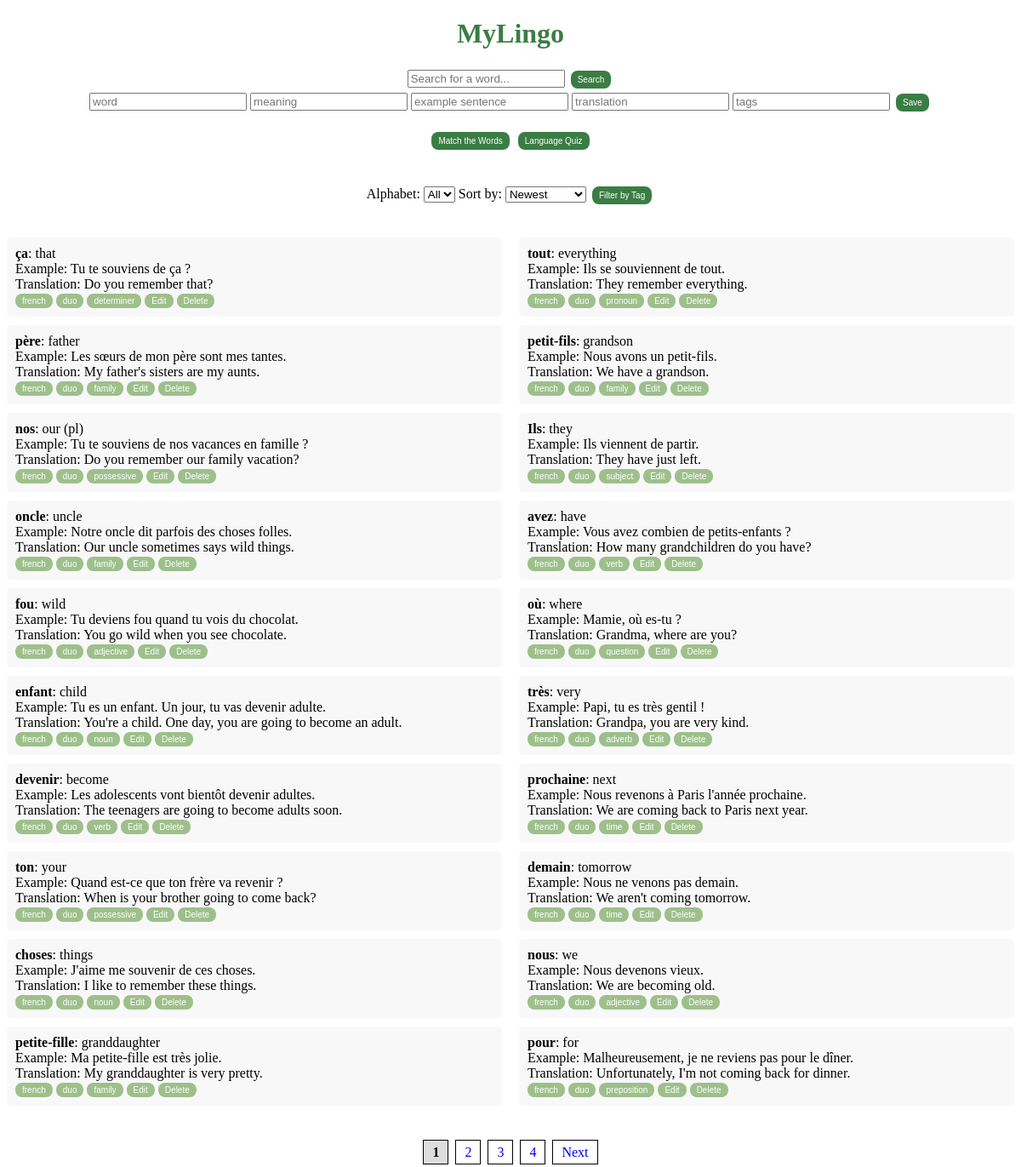
The page / on the database its author committed.
### tables this page shows
CREATE TABLE vocabulary (
                    id INTEGER PRIMARY KEY AUTOINCREMENT,
                    word TEXT NOT NULL,
                    meaning TEXT,
                    example TEXT,
                    translation TEXT,
                    tags TEXT);

### app.py (the view)
@app.route('/')
def index():
    db = get_db()
    cursor = db.cursor()
    selected_alphabet = request.args.get("alphabet", "")
    selected_tags = request.args.getlist("tags")
    selected_sort = request.args.get("sort", "newest")
    page = int(request.args.get("page", 1))  # Default to page 1
    words_per_page = 20  # Limit words per page
    query = "SELECT * FROM vocabulary"
    conditions = []
    if selected_alphabet:
        conditions.append(f"word LIKE '{selected_alphabet}%'")
    if selected_tags:
        tag_conditions = " AND ".join(f"tags LIKE '%{tag}%'" for tag in selected_tags)
        conditions.append(f"({tag_conditions})")
    if conditions:
        query += " WHERE " + " AND ".join(conditions)
    if selected_sort == "oldest":
        query += " ORDER BY id ASC"
    elif selected_sort == "alphabet":
        query += " ORDER BY word ASC"
    else:  # Default: newest
        query += " ORDER BY id DESC"
    cursor.execute(query)
    total_words = len(cursor.fetchall())
    offset = (page - 1) * words_per_page
    query += f" LIMIT {words_per_page} OFFSET {offset}"
    cursor.execute(query)
    words = cursor.fetchall()
    total_pages = math.ceil(total_words / words_per_page)
    cursor.execute("SELECT tags FROM vocabulary")
    all_tags = cursor.fetchall()
    tag_set = set()
    for row in all_tags:
        if row["tags"]:
            tag_list = [tag.strip() for tag in row["tags"].split(",") if tag.strip()]
            tag_set.update(tag_list)
    db.close()
    return render_template(
        'index.html',
        words=words,
        tags=sorted(tag_set),  # ✅ Ensure tag_set is defined
        selected_alphabet=selected_alphabet,
        selected_tags=selected_tags,
        selected_sort=selected_sort,
        page=page,  # ✅ Fixed missing comma
        total_pages=total_pages
    )

### app.py (called while the page is built)
def get_db():
    conn = sqlite3.connect("database.db")
    conn.row_factory = sqlite3.Row  # Enables dictionary-like access
    return conn

### templates/index.html (shortened to what this page needs)
<!DOCTYPE html>
<html>
<head>
    <link rel="stylesheet" href="{{ url_for('static', filename='style.css') }}">
</head>
<body>
    <h1><a href="{{ url_for('index') }}" style="text-decoration: none; color: inherit;">MyLingo</a></h1>
    <form action="/search" method="get">
        <input type="text" name="query" placeholder="Search for a word..." required>
        <button type="submit" class="main-btn">Search</button>
    </form>
    <form action="/add" method="post">
        <input type="text" name="word" placeholder="word">
        <input type="text" name="meaning" placeholder="meaning">
        <input type="text" name="example" placeholder="example sentence">
        <input type="text" name="translation" placeholder="translation">
        <input type="text" name="tags" placeholder="tags">
        <button type="submit" class="main-btn">Save</button>
    </form><br>
    <div class="center-container">
        <a href="{{ url_for('game') }}">
            <button class="main-btn">Match the Words</button></a>
        <a href="{{ url_for('quiz') }}">
            <button class="main-btn">Language Quiz</button>
        </a>
    </div>
    <form method="GET" action="/" style="margin-bottom: 20px;">
        <label for="alphabet-filter">Alphabet:</label>
        <select name="alphabet" id="alphabet-filter" onchange="this.form.submit()">
            <option value="">All</option>
        </select>
        <label for="sort-filter">Sort by:</label>
        <select name="sort" id="sort-filter" onchange="this.form.submit()">
            <option value="newest" {% if selected_sort == "newest" %}selected{% endif %}>Newest</option>
        </select>
        <button class="main-btn" id="filterButton" type="button">Filter by Tag</button>
    </form>
    <div class="word-container">
        <ul class="word-list">
            {% for word in words[:10] %}
                <li class="word-item">
                    <strong>{{ word["word"] }}</strong>: {{ word["meaning"] }}
                    <br> Example: {{ word["example"] }}
                    <br> Translation: {{ word["translation"] }}
                    <br>
                    {% if word['tags'] %}
                        {% for tag in word['tags'].split(',') %}
                            <a href="?page=1&tag={{ tag.strip() }}&alphabet={{ selected_alphabet }}&sort={{ selected_sort }}">
                                <button class="tag-btn tag tag.selected">{{ tag.strip() }}</button></a>
                        {% endfor %}
                    {% endif %}
                    <button onclick="toggleEdit('{{ word['id'] }}')" class="edit-btn">Edit</button>
                    <form action="/delete" method="post" style="display: inline;">
                        <button type="submit" onclick="return confirm('Are you sure?')" class="delete-btn">Delete</button>
                    </form>
                </li>
            {% endfor %}
        </ul>
        <ul class="word-list">
            {% for word in words[10:20] %}
                <li class="word-item">
                    <strong>{{ word["word"] }}</strong>: {{ word["meaning"] }}
                    <br> Example: {{ word["example"] }}
                    <br> Translation: {{ word["translation"] }}
                    <br>
                    {% if word['tags'] %}
                        {% for tag in word['tags'].split(',') %}
                            <a href="/filter?tag={{ tag.strip() }}">
                                <button class="tag-btn tag tag.selected">{{ tag.strip() }}</button></a>
                        {% endfor %}
                    {% endif %}
                    <button onclick="toggleEdit('{{ word['id'] }}')" class="edit-btn">Edit</button>
                    <form action="/delete" method="post" style="display: inline;">
                        <button type="submit" onclick="return confirm('Are you sure?')" class="delete-btn">Delete</button>
                    </form>
                </li>
            {% endfor %}
        </ul>
    </div>
    <div class="pagination">
        {% for p in range(1, total_pages + 1) %}
            {% if p == page %}
                <a class="active">{{ p }}</a>
            {% else %}
                <a href="?page={{ p }}&alphabet={{ selected_alphabet }}&tag={{ selected_tag }}&sort={{ selected_sort }}">{{ p }}</a>
            {% endif %}
        {% endfor %}
        {% if page < total_pages %}
            <a href="?page={{ page+1 }}&alphabet={{ selected_alphabet }}&tag={{ selected_tag }}&sort={{ selected_sort }}">Next</a>
        {% endif %}
    </div>
</body>
</html>

### static/style.css (style rules this page uses)
h1 { text-align: center; color: #3A7D44 }
button { color: white; border: none; padding: 5px 8px; cursor: pointer; font-size: 10px; border-radius: 8px; }
.main-btn { background-color: #3A7D44; margin: 3px; }
.tag,.tag-btn,.edit-btn,.delete-btn { background-color: #9DC08B; padding: 3px 8px; }
form { text-align: center; }
.center-container { justify-content: center; align-items: center; flex-direction: row; text-align: center; width: 100%; height: 8vh; }
.word-container { display: flex; justify-content: space-between; gap: 20px; }
.word-list { width: 50%; list-style-type: none; padding: 0; }
.word-item { background: #f8f8f8; padding: 10px; margin-bottom: 10px; border-radius: 5px; }
.pagination { text-align: center; margin-top: 20px; }
.pagination a { padding: 5px 10px; margin: 2px; border: 1px solid #000; text-decoration: none; }
.pagination .active { font-weight: bold; background: #ddd; }

### rows shown on the page
vocabulary: word "ça", meaning "that", example "Tu te souviens de ça ?", translation "Do you remember that?", strip "french" "duo" "determiner"
vocabulary: word "père", meaning "father", example "Les sœurs de mon père sont mes tantes.", translation "My father's sisters are my aunts.", strip "french" "duo" "family"
vocabulary: word "nos", meaning "our (pl)", example "Tu te souviens de nos vacances en famille ?", translation "Do you remember our family vacation?", strip "french" "duo" "possessive"
vocabulary: word "oncle", meaning "uncle", example "Notre oncle dit parfois des choses folles.", translation "Our uncle sometimes says wild things.", strip "french" "duo" "family"
vocabulary: word "fou", meaning "wild", example "Tu deviens fou quand tu vois du chocolat.", translation "You go wild when you see chocolate.", strip "french" "duo" "adjective"
vocabulary: word "enfant", meaning "child", example "Tu es un enfant. Un jour, tu vas devenir adulte.", translation "You're a child. One day, you are going to become an adult.", strip "french" "duo" "noun"
vocabulary: word "devenir", meaning "become", example "Les adolescents vont bientôt devenir adultes.", translation "The teenagers are going to become adults soon.", strip "french" "duo" "verb"
vocabulary: word "ton", meaning "your", example "Quand est-ce que ton frère va revenir ?", translation "When is your brother going to come back?", strip "french" "duo" "possessive"
vocabulary: word "choses", meaning "things", example "J'aime me souvenir de ces choses.", translation "I like to remember these things.", strip "french" "duo" "noun"
vocabulary: word "petite-fille", meaning "granddaughter", example "Ma petite-fille est très jolie.", translation "My granddaughter is very pretty.", strip "french" "duo" "family"
vocabulary: word "tout", meaning "everything", example "Ils se souviennent de tout.", translation "They remember everything.", strip "french" "duo" "pronoun"
vocabulary: word "petit-fils", meaning "grandson", example "Nous avons un petit-fils.", translation "We have a grandson.", strip "french" "duo" "family"
vocabulary: word "Ils", meaning "they", example "Ils viennent de partir.", translation "They have just left.", strip "french" "duo" "subject"
vocabulary: word "avez", meaning "have", example "Vous avez combien de petits-enfants ?", translation "How many grandchildren do you have?", strip "french" "duo" "verb"
vocabulary: word "où", meaning "where", example "Mamie, où es-tu ?", translation "Grandma, where are you?", strip "french" "duo" "question"
vocabulary: word "très", meaning "very", example "Papi, tu es très gentil !", translation "Grandpa, you are very kind.", strip "french" "duo" "adverb"
vocabulary: word "prochaine", meaning "next", example "Nous revenons à Paris l'année prochaine.", translation "We are coming back to Paris next year.", strip "french" "duo" "time"
vocabulary: word "demain", meaning "tomorrow", example "Nous ne venons pas demain.", translation "We aren't coming tomorrow.", strip "french" "duo" "time"
vocabulary: word "nous", meaning "we", example "Nous devenons vieux.", translation "We are becoming old.", strip "french" "duo" "adjective"
vocabulary: word "pour", meaning "for", example "Malheureusement, je ne reviens pas pour le dîner.", translation "Unfortunately, I'm not coming back for dinner.", strip "french" "duo" "preposition"

### other values the page prints
{{ p }} "1"
{{ p }} "2" "3" "4"
